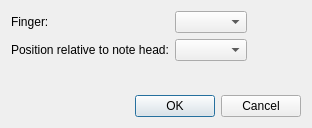
<?xml version="1.0" encoding="UTF-8"?>
<ui version="4.0">
 <class>FingerHintDialog</class>
 <widget class="QDialog" name="FingerHintDialog">
  <property name="windowModality">
   <enum>Qt::WindowModal</enum>
  </property>
  <property name="geometry">
   <rect>
    <x>0</x>
    <y>0</y>
    <width>312</width>
    <height>128</height>
   </rect>
  </property>
  <property name="windowTitle">
   <string>Finger hint</string>
  </property>
  <property name="modal">
   <bool>true</bool>
  </property>
  <layout class="QVBoxLayout" name="verticalLayout">
   <item>
    <layout class="QFormLayout" name="formLayout">
     <property name="fieldGrowthPolicy">
      <enum>QFormLayout::FieldsStayAtSizeHint</enum>
     </property>
     <item row="0" column="0">
      <widget class="QLabel" name="fingerLabel">
       <property name="text">
        <string>Finger:</string>
       </property>
      </widget>
     </item>
     <item row="0" column="1">
      <widget class="QComboBox" name="fingerComboBox"/>
     </item>
     <item row="1" column="0">
      <widget class="QLabel" name="positionLabel">
       <property name="text">
        <string>Position relative to note head:</string>
       </property>
      </widget>
     </item>
     <item row="1" column="1">
      <widget class="QComboBox" name="positionComboBox"/>
     </item>
    </layout>
   </item>
   <item>
    <widget class="QDialogButtonBox" name="buttonBox">
     <property name="orientation">
      <enum>Qt::Horizontal</enum>
     </property>
     <property name="standardButtons">
      <set>QDialogButtonBox::Cancel|QDialogButtonBox::Ok</set>
     </property>
    </widget>
   </item>
  </layout>
 </widget>
 <resources/>
 <connections>
  <connection>
   <sender>buttonBox</sender>
   <signal>accepted()</signal>
   <receiver>FingerHintDialog</receiver>
   <slot>accept()</slot>
   <hints>
    <hint type="sourcelabel">
     <x>248</x>
     <y>254</y>
    </hint>
    <hint type="destinationlabel">
     <x>157</x>
     <y>274</y>
    </hint>
   </hints>
  </connection>
  <connection>
   <sender>buttonBox</sender>
   <signal>rejected()</signal>
   <receiver>FingerHintDialog</receiver>
   <slot>reject()</slot>
   <hints>
    <hint type="sourcelabel">
     <x>316</x>
     <y>260</y>
    </hint>
    <hint type="destinationlabel">
     <x>286</x>
     <y>274</y>
    </hint>
   </hints>
  </connection>
 </connections>
</ui>
